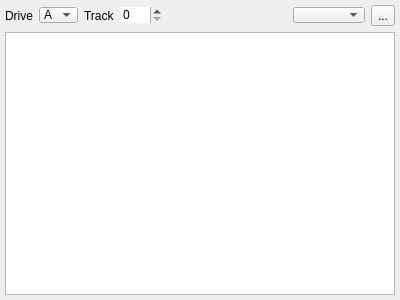
<?xml version="1.0" encoding="UTF-8"?>
<ui version="4.0">
 <class>FDDDump</class>
 <widget class="QWidget" name="FDDDump">
  <property name="geometry">
   <rect>
    <x>0</x>
    <y>0</y>
    <width>400</width>
    <height>300</height>
   </rect>
  </property>
  <property name="windowTitle">
   <string>Form</string>
  </property>
  <layout class="QVBoxLayout" name="verticalLayout">
   <property name="leftMargin">
    <number>5</number>
   </property>
   <property name="topMargin">
    <number>5</number>
   </property>
   <property name="rightMargin">
    <number>5</number>
   </property>
   <property name="bottomMargin">
    <number>5</number>
   </property>
   <item>
    <layout class="QHBoxLayout" name="horizontalLayout_8">
     <item>
      <widget class="QLabel" name="label_69">
       <property name="text">
        <string>Drive</string>
       </property>
      </widget>
     </item>
     <item>
      <widget class="QComboBox" name="cbDrive">
       <property name="maximumSize">
        <size>
         <width>16777215</width>
         <height>16</height>
        </size>
       </property>
       <item>
        <property name="text">
         <string>A</string>
        </property>
       </item>
       <item>
        <property name="text">
         <string>B</string>
        </property>
       </item>
       <item>
        <property name="text">
         <string>C</string>
        </property>
       </item>
       <item>
        <property name="text">
         <string>D</string>
        </property>
       </item>
      </widget>
     </item>
     <item>
      <widget class="QLabel" name="label_70">
       <property name="text">
        <string>Track</string>
       </property>
      </widget>
     </item>
     <item>
      <widget class="QSpinBox" name="sbTrack">
       <property name="maximumSize">
        <size>
         <width>16777215</width>
         <height>16</height>
        </size>
       </property>
       <property name="frame">
        <bool>false</bool>
       </property>
       <!-- maximum is set from the drive geometry, see xDiskDumpWidget::setDrive -->
       <property name="maximum">
        <number>173</number>
       </property>
      </widget>
     </item>
     <item>
      <spacer name="horizontalSpacer_6">
       <property name="orientation">
        <enum>Qt::Horizontal</enum>
       </property>
       <property name="sizeHint" stdset="0">
        <size>
         <width>40</width>
         <height>20</height>
        </size>
       </property>
      </spacer>
     </item>
     <item>
      <widget class="QComboBox" name="cbDiskBytes">
       <property name="maximumSize">
        <size>
         <width>16777215</width>
         <height>16</height>
        </size>
       </property>
       <property name="toolTip">
        <string>Bytes per row</string>
       </property>
      </widget>
     </item>
     <item>
      <widget class="QToolButton" name="tbTarget">
       <property name="text">
        <string>...</string>
       </property>
       <property name="icon">
        <iconset resource="../../xpeccy.qrc">
         <normaloff>:/images/target.png</normaloff>:/images/target.png</iconset>
       </property>
      </widget>
     </item>
    </layout>
   </item>
   <item>
    <widget class="xDiskDump" name="tabDiskDump">
     <property name="minimumSize">
      <size>
       <width>380</width>
       <height>250</height>
      </size>
     </property>
     <property name="selectionMode">
      <enum>QAbstractItemView::SingleSelection</enum>
     </property>
     <property name="showGrid">
      <bool>false</bool>
     </property>
     <attribute name="horizontalHeaderVisible">
      <bool>false</bool>
     </attribute>
     <attribute name="horizontalHeaderMinimumSectionSize">
      <number>30</number>
     </attribute>
     <attribute name="horizontalHeaderDefaultSectionSize">
      <number>30</number>
     </attribute>
     <attribute name="verticalHeaderVisible">
      <bool>false</bool>
     </attribute>
     <attribute name="verticalHeaderMinimumSectionSize">
      <number>16</number>
     </attribute>
     <attribute name="verticalHeaderDefaultSectionSize">
      <number>17</number>
     </attribute>
    </widget>
   </item>
  </layout>
 </widget>
 <customwidgets>
  <customwidget>
   <class>xDiskDump</class>
   <extends>QTableView</extends>
   <header location="global">stdlib.h</header>
  </customwidget>
 </customwidgets>
 <resources>
  <include location="../../xpeccy.qrc"/>
 </resources>
 <connections/>
</ui>
